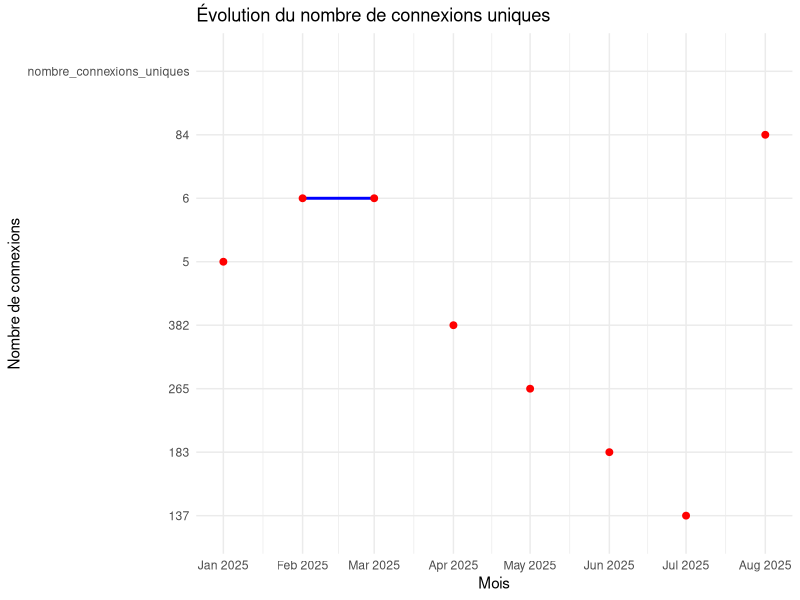

This chart was generated by the following R code:
## ---- chunk 1
library(ggplot2)
library(dplyr)
## ---- chunk 2
connexions <- read.csv(file = "data/connexions_uniques.csv",
                       sep = ";",
                       header = FALSE,
                       col.names = c("nombre_connexions","mois"))
connexions$mois <- as.Date(paste0(connexions$mois, "-01"), format = "%Y-%m-%d")

nb_connexions <- connexions[8,1]

#Liste des e-formations sur Maskaret (hors ressources pédagos)
cours_populaires <- read.csv(file = "data/cours_populaires.csv",
                       sep = ";",
                       header = FALSE,
                       col.names = c("id","nom","catégorie1","catégorie2","étudiants_actifs","activités","inscrits","badges")) %>%  
  filter(catégorie2 != "Ressources pédagogiques CEFIL") %>% 
  filter(id != 1)

nb_cours <- length(cours_populaires$id)-1

cours_populaires_10 <- cours_populaires %>%  
  select(-c("id","catégorie2")) %>% 
  head(10)


badges <- sum(cours_populaires$badges)

## ---- chunk 3
#| content: valuebox
#| title: "Connexions uniques"
#| icon: plug
#| color: primary
nb_connexions
## ---- chunk 4
#| fig-width: 14
#| fig-height: 8
#| title: "Evolution mensuelle du nombre de connexions uniques"
ggplot(connexions, aes(x = mois, y = nombre_connexions)) +
  geom_line(color = "blue", size = 1) +  # Ligne bleue
  geom_point(color = "red", size = 2) +   # Points rouges
  labs(
    title = "Évolution du nombre de connexions uniques",
    x = "Mois",
    y = "Nombre de connexions"
  ) +
  theme_minimal() +  # Thème épuré
  scale_x_date(date_labels = "%b %Y", date_breaks = "1 month")
## ---- chunk 5
#| content: valuebox
#| title: "e-formation disponibles"
#| icon: pencil
#| color: success
nb_cours
## ---- chunk 6
#| content: valuebox
#| title: "Badges délivrés"
#| icon: trophy
#| color: warning
badges
## ---- chunk 7
#| title: "TOP 10 des cours les plus suivis"
knitr::kable(cours_populaires_10)
